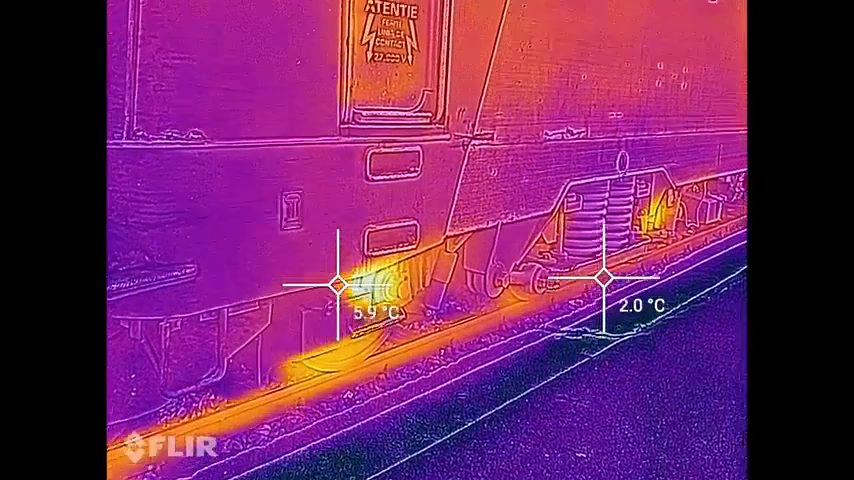
#> input picture frame 30 of raw/test.mp4, 854 x 480 px
$ python main.py
#> lines starting #> are read from the running program, lines starting #| are printed output that depends on the picture; after the words box and inside, x2 and y2 are one past the last pixel; in counts of white or black regions, pixels touching at a corner belong together
import numpy as np
import cv2
import os

if not os.path.exists("out"):
    os.makedirs("out")
elif not os.path.exists("logs"):
    os.makedirs("logs")
elif not os.path.exists("raw"):
    os.makedirs("raw")

print("Please choose an option")
raws = os.listdir("raw")

for x  in  range(len(raws)):
    print(str(x + 1) + " : " + raws[x])

userInput = int(input()) - 1
#> the answer given: 1

dir = os.getcwd()

outPath = os.path.join(dir, "out", raws[userInput] + '.output.mp4')
logFile = './logs/pointofInterest ' + raws[userInput] + '.txt'

def main(inp):

#> called with inp = 'test.mp4'
    clip = inp

    cap = cv2.VideoCapture(os.path.join(dir, "raw", clip))
    # output config
    frame_width = int(cap.get(cv2.CAP_PROP_FRAME_WIDTH))
    frame_height = int(cap.get(cv2.CAP_PROP_FRAME_HEIGHT))
    fps = int(cap.get(cv2.CAP_PROP_FPS))
    fourcc = cv2.VideoWriter_fourcc(*'MP4V')
    output = cv2.VideoWriter(outPath, fourcc, fps, (frame_width, frame_height))
    while True:
        ret, frame = cap.read()
#> frame is the input picture: shape (480, 854, 3); mean B, G, R 97, 35.4, 116.6
        if not ret:
            print("There is no more frame to read, exiting...")
            break

        hsv = cv2.cvtColor(frame, cv2.COLOR_BGR2HSV)
#> hsv: shape (480, 854, 3); mean H, S, V 101.9, 154.8, 130.5

        current_frame_number = cap.get(cv2.CAP_PROP_POS_FRAMES)
        # purple
        lower_purple = np.array([130, 50, 50])
        upper_purple = np.array([145, 255, 255])
        # 2 red colour arrays as hsv red is at the begining and the end
        lower_red1 = np.array([0, 50, 50])
        upper_red1 = np.array([10, 255, 255])
        lower_red2 = np.array([170, 50, 50])
        upper_red2 = np.array([180, 255, 255])
        #  range for purple
        mask_purple = cv2.inRange(hsv, lower_purple, upper_purple)
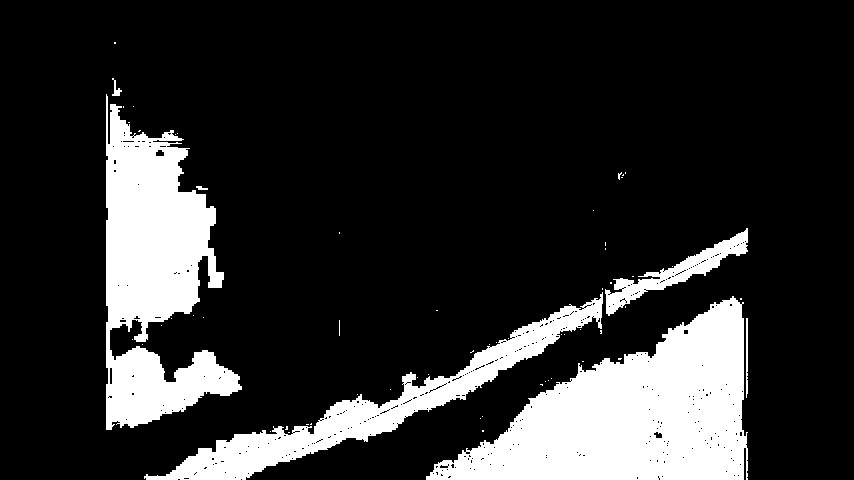
#> mask_purple: shape (480, 854); 17.8% white; 62 white regions (55 under 20 px), largest, box (x1, y1, x2, y2) and area: (426, 296, 748, 480) 31763, (106, 94, 242, 430) 24491, (144, 292, 603, 480) 13314
        # range for red
        mask_red1 = cv2.inRange(hsv, lower_red1, upper_red1)
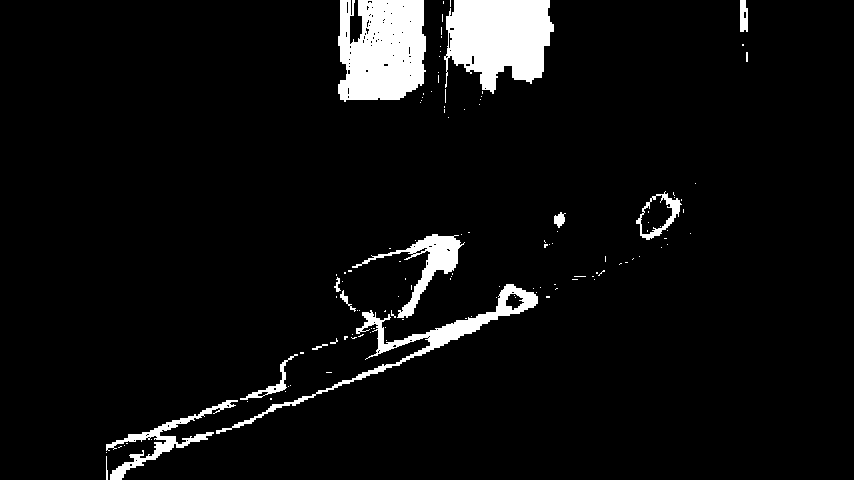
#> mask_red1: shape (480, 854); 5.9% white; 124 white regions (110 under 20 px), largest, box (x1, y1, x2, y2) and area: (338, 0, 426, 102) 7627, (444, 0, 554, 94) 7483, (216, 284, 538, 434) 3436
        mask_red2 = cv2.inRange(hsv, lower_red2, upper_red2)
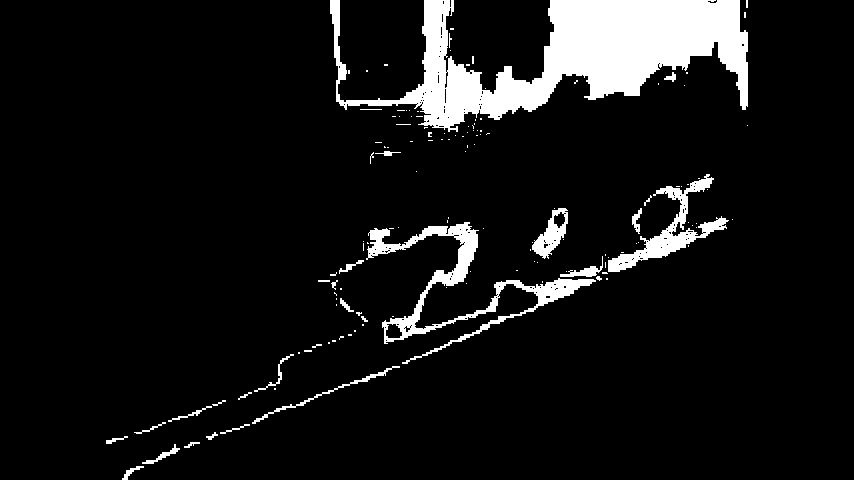
#> mask_red2: shape (480, 854); 8.4% white; 138 white regions (110 under 20 px), largest, box (x1, y1, x2, y2) and area: (330, 0, 748, 132) 23491, (366, 222, 596, 364) 4884, (608, 174, 729, 272) 2534
        # connect two sides of hsv for red
        mask_red = cv2.bitwise_or(mask_red1, mask_red2)
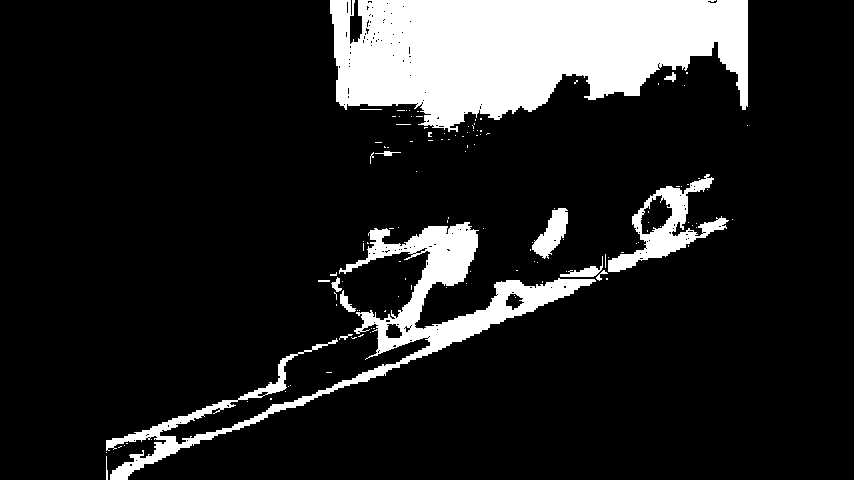
#> mask_red: shape (480, 854); 14.2% white; 127 white regions (113 under 20 px), largest, box (x1, y1, x2, y2) and area: (330, 0, 748, 132) 39024, (106, 222, 596, 480) 14029, (608, 174, 729, 272) 3267
        # use two colours for the mask
        mask = cv2.bitwise_or(mask_purple, mask_red)
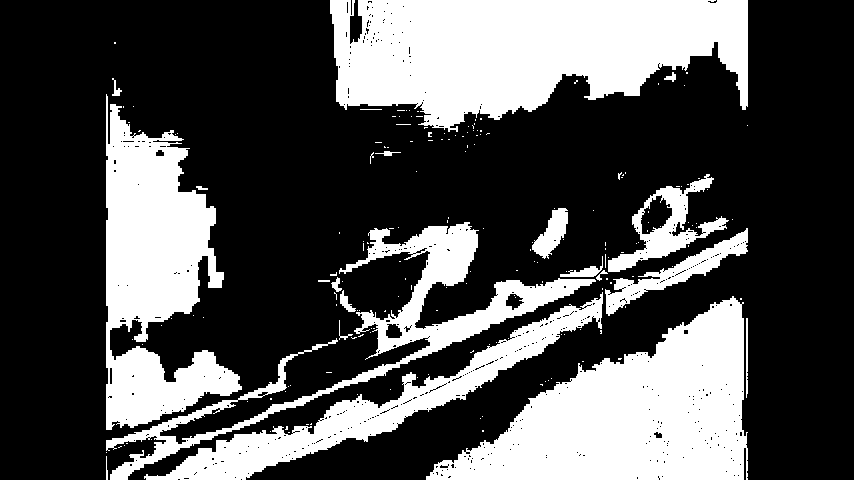
#> mask: shape (480, 854); 32% white; 188 white regions (167 under 20 px)
        # Find contours
        contours, _ = cv2.findContours(mask, cv2.RETR_EXTERNAL, cv2.CHAIN_APPROX_SIMPLE)
#> contours = 182 contours, 166 with area under 20; largest, box (x1, y1, x2, y2) and area: (330, 0, 748, 132) 38396, (426, 296, 748, 480) 31470, (106, 94, 242, 430) 23882, (106, 222, 596, 480) 13086, (144, 292, 603, 480) 12985
        for c in contours:
            # create a rectangle for each point on the frame
            x, y, w, h = cv2.boundingRect(c)
            # making sure that we ignore out the unimportant spots
            if w > 5 and h > 5:
                cv2.rectangle(frame, (x, y), (x + w, y + h), (0, 0, 255), 3 )
                with open(logFile, 'a') as f:
                    f.writelines("Frame: " + str(current_frame_number) + " X: " + str(x) + " Y: " + str(y) + " W: " + str(w) + " H: " + str(h) + '\n')
                    f.close()
#> this loop made 182 passes
#> (x, y, w, h) on passes 1 to 3: (106, 456, 2, 24), (106, 452, 1, 1), (118, 446, 4, 2)
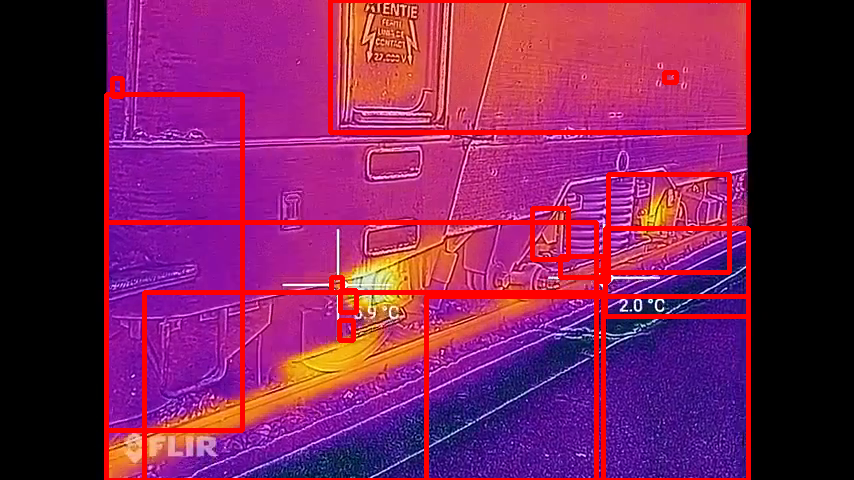
#> frame: shape (480, 854, 3); 6.94% of pixels changed, all inside (x1, y1, x2, y2) = (104, 0, 751, 480)
        cv2.imshow('frame', frame)
        output.write(frame)
        # quit on a keypress
        if cv2.waitKey(30) & 0xFF == ord('q'):
#> (key q is pressed here)
            break
    cap.release()
    output.release()
    cv2.destroyAllWindows()


if __name__ == "__main__":
    main(raws[userInput])

def read():
    with open(logFile) as f:
        first_line = f.readline().strip('\n')
    if (len(first_line) > 0):
        return True
    else:
        return False

$ run again, starting later in the video
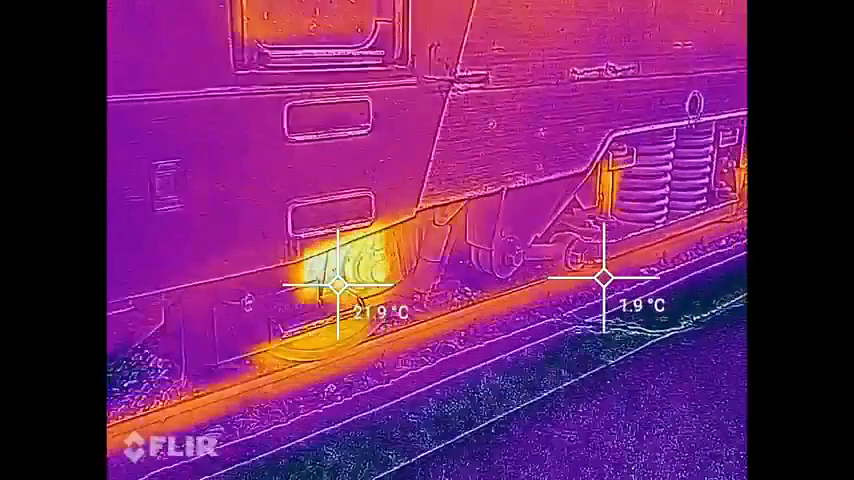
#> input picture frame 135 of raw/test.mp4, 854 x 480 px
#> in main, frame is the input picture: shape (480, 854, 3); mean B, G, R 101.3, 34.1, 112.8
#> hsv: shape (480, 854, 3); mean H, S, V 103.6, 154, 127.5
#> in main, `mask_purple = cv2.inRange(hsv, lower_purple, upper_purple)`:
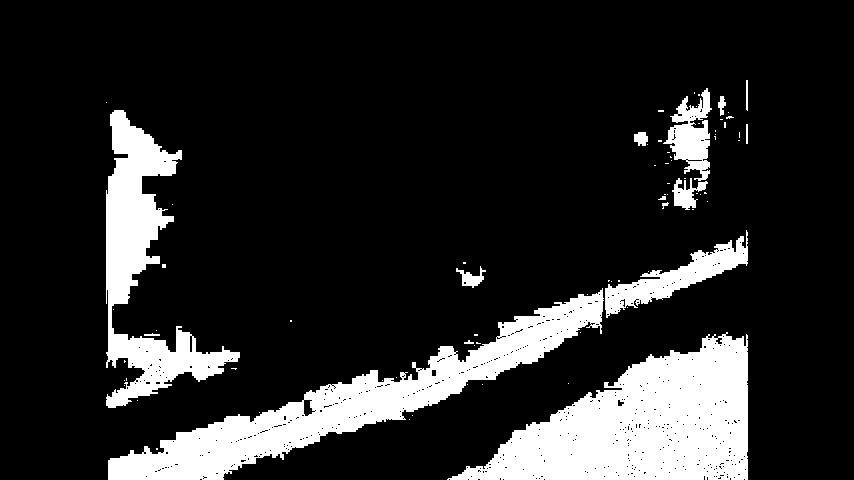
#> mask_purple: shape (480, 854); 16.1% white; 77 white regions (62 under 20 px), largest, box (x1, y1, x2, y2) and area: (447, 332, 748, 480) 25117, (108, 288, 604, 480) 20698, (106, 110, 240, 408) 13008
#> mask_red1: shape (480, 854); 3.4% white; 85 white regions (68 under 20 px), largest, box (x1, y1, x2, y2) and area: (106, 288, 530, 448) 7387, (348, 198, 464, 304) 2352, (236, 0, 332, 38) 2036
#> mask_red2: shape (480, 854); 4.3% white; 94 white regions (57 under 20 px), largest, box (x1, y1, x2, y2) and area: (411, 0, 580, 46) 4682, (238, 0, 386, 42) 3069, (364, 190, 476, 310) 2463
#> mask_red: shape (480, 854); 7.7% white; 94 white regions (79 under 20 px), largest, box (x1, y1, x2, y2) and area: (106, 190, 595, 452) 16473, (230, 0, 386, 42) 5246, (411, 0, 580, 46) 4684
#> mask: shape (480, 854); 23.8% white; 171 white regions (141 under 20 px)
#> contours = 171 contours, 148 with area under 20; largest, box (x1, y1, x2, y2) and area: (447, 332, 748, 480) 24981, (108, 288, 604, 480) 20437, (106, 190, 595, 452) 15744, (106, 110, 240, 408) 12396, (230, 0, 386, 42) 5048
#> the loop in main, `for c in contours:` made 171 passes
#> (x, y, w, h) on passes 2, 3, 5: (409, 419, 1, 1), (412, 415, 1, 1), (259, 412, 1, 1)
#> after the loop in main, `for c in contours:`:
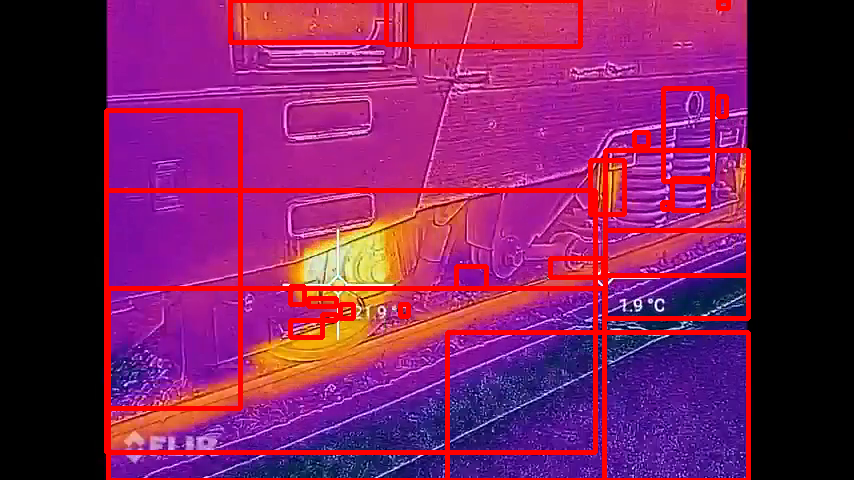
#> frame: shape (480, 854, 3); 7.97% of pixels changed, all inside (x1, y1, x2, y2) = (104, 0, 751, 480)

$ run again, starting later in the video
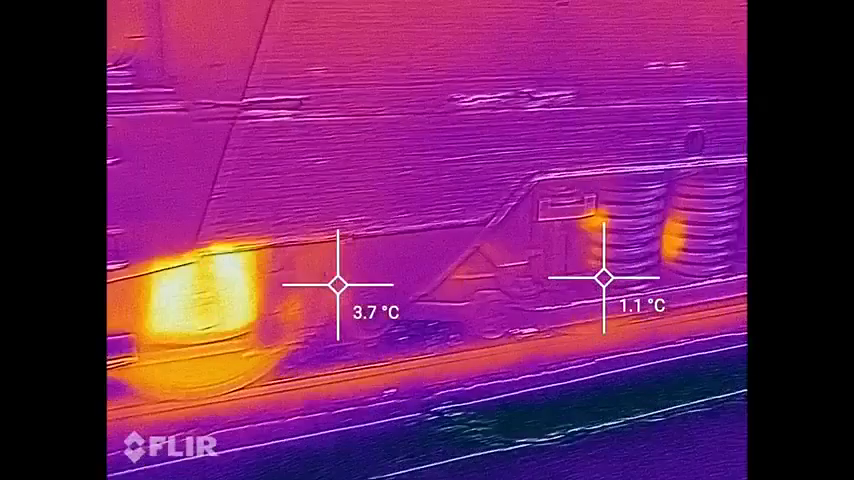
#> input picture frame 240 of raw/test.mp4, 854 x 480 px
#> in main, frame is the input picture: shape (480, 854, 3); mean B, G, R 97.8, 34, 116.5
#> hsv: shape (480, 854, 3); mean H, S, V 104.5, 157.9, 127.3
#> in main, `mask_purple = cv2.inRange(hsv, lower_purple, upper_purple)`:
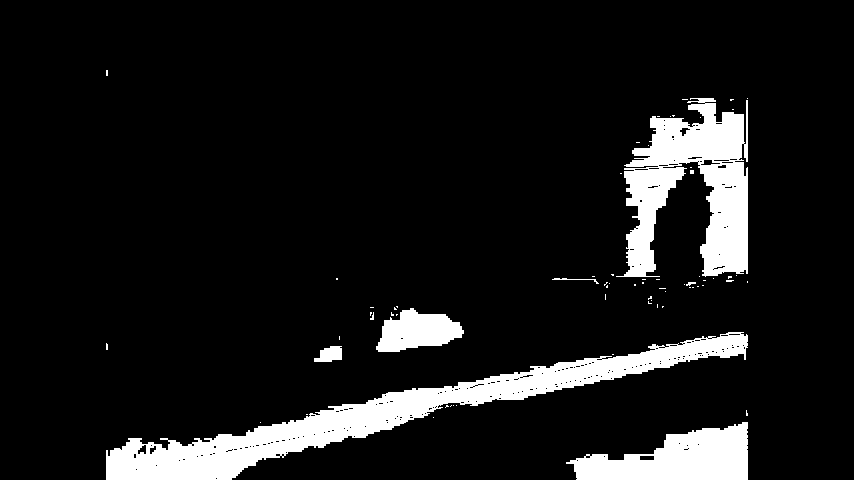
#> mask_purple: shape (480, 854); 10% white; 69 white regions (62 under 20 px), largest, box (x1, y1, x2, y2) and area: (106, 332, 748, 480) 18316, (616, 98, 748, 277) 12893, (566, 422, 748, 480) 6414
#> mask_red1: shape (480, 854); 2.2% white; 44 white regions (33 under 20 px), largest, box (x1, y1, x2, y2) and area: (106, 238, 404, 420) 7088, (276, 294, 304, 328) 660, (662, 216, 686, 260) 320
#> mask_red2: shape (480, 854); 4.4% white; 38 white regions (21 under 20 px), largest, box (x1, y1, x2, y2) and area: (106, 306, 726, 426) 7525, (156, 234, 337, 352) 5284, (174, 0, 246, 38) 1724
#> mask_red: shape (480, 854); 6.6% white; 27 white regions (20 under 20 px), largest, box (x1, y1, x2, y2) and area: (106, 234, 726, 426) 22318, (174, 0, 246, 38) 1724, (108, 0, 144, 48) 1190
#> mask: shape (480, 854); 16.5% white; 95 white regions (81 under 20 px)
#> contours = 87 contours, 75 with area under 20; largest, box (x1, y1, x2, y2) and area: (106, 234, 726, 426) 40549, (106, 332, 748, 480) 17911, (616, 98, 748, 277) 12444, (566, 422, 748, 480) 6248, (376, 308, 464, 352) 2397
#> the loop in main, `for c in contours:` made 87 passes
#> (x, y, w, h) on passes 1, 2, 3, 5, 6, 7, 9, 11: (566, 422, 182, 58), (260, 422, 1, 1), (433, 417, 1, 1), (746, 410, 2, 6), (456, 405, 1, 1), (453, 405, 1, 1), (445, 405, 4, 3), (314, 346, 28, 16)
#> after the loop in main, `for c in contours:`:
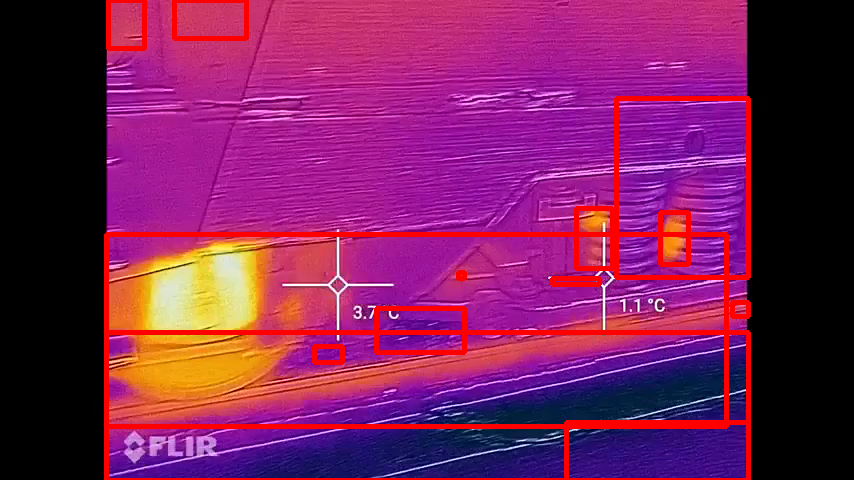
#> frame: shape (480, 854, 3); 5.72% of pixels changed, all inside (x1, y1, x2, y2) = (104, 0, 751, 480)
